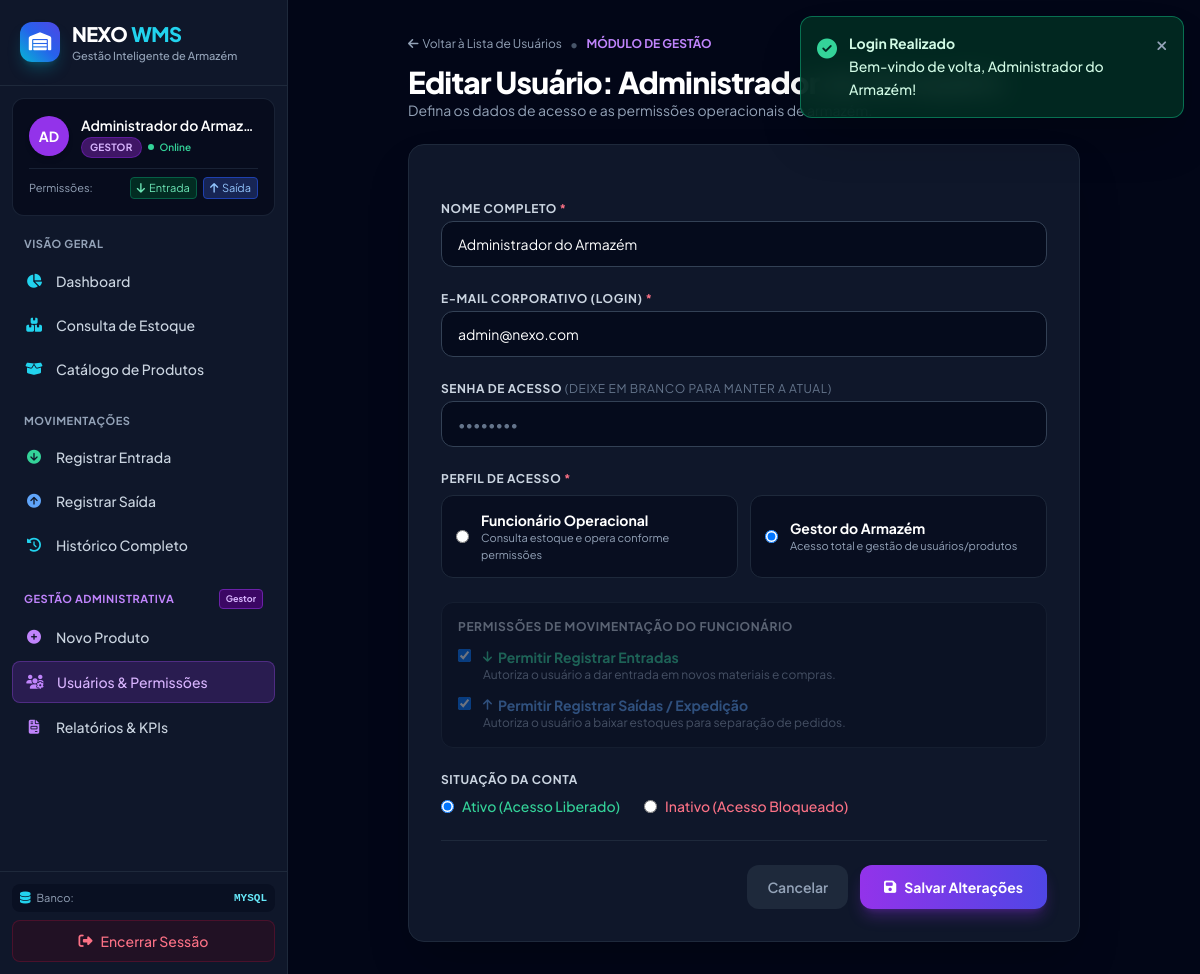
Screenshot of /usuario_form.php?id=1 (signed in) with the database file from the repository.
### tables this page shows
CREATE TABLE IF NOT EXISTS `usuarios` (
  `id` INT AUTO_INCREMENT PRIMARY KEY,
  `nome` VARCHAR(100) NOT NULL,
  `email` VARCHAR(150) NOT NULL UNIQUE,
  `senha` VARCHAR(255) NOT NULL,
  `perfil` ENUM('gestor', 'funcionario') NOT NULL DEFAULT 'funcionario',
  `pode_entrada` TINYINT(1) NOT NULL DEFAULT 1,
  `pode_saida` TINYINT(1) NOT NULL DEFAULT 1,
  `status` ENUM('ativo', 'inativo') NOT NULL DEFAULT 'ativo',
  `created_at` TIMESTAMP DEFAULT CURRENT_TIMESTAMP,
  `updated_at` TIMESTAMP DEFAULT CURRENT_TIMESTAMP ON UPDATE CURRENT_TIMESTAMP
);

### usuario_form.php (the view, shortened to what the rows shown need)
<?php
require_once __DIR__ . '/bd.php';
require_once __DIR__ . '/includes/auth.php';
$id = isset($_GET['id']) ? (int)$_GET['id'] : 0;
$isEdicao = $id > 0;
$usuario = [
    'id'           => 0,
    'nome'         => '',
    'email'        => '',
    'perfil'       => 'funcionario',
    'pode_entrada' => 1,
    'pode_saida'   => 1,
    'status'       => 'ativo'
];
if ($isEdicao) {
    try {
        $stmt = $pdo->prepare("SELECT id, nome, email, perfil, pode_entrada, pode_saida, status FROM usuarios WHERE id = :id LIMIT 1");
        $stmt->execute([':id' => $id]);
        $userFound = $stmt->fetch();
        if ($userFound) {
            $usuario = $userFound;
        } else {
            setToast('error', 'Usuário não localizado no sistema.');
            header('Location: usuarios.php');
            exit;
        }
    } catch (PDOException $e) {
        setToast('error', 'Erro ao consultar dados do usuário.');
        header('Location: usuarios.php');
        exit;
    }
}
require_once __DIR__ . '/includes/header.php';
require_once __DIR__ . '/includes/sidebar.php';
?>
<main class="flex-1 overflow-y-auto bg-slate-950 p-4 sm:p-6 lg:p-8">
    <div class="max-w-2xl mx-auto mb-6">
        <div class="flex items-center gap-2 mb-2">
            <a href="usuarios.php" class="text-xs text-slate-400 hover:text-cyan-400 transition-colors flex items-center gap-1">
            </a>
            <span class="text-slate-600">&bull;</span>
            <span class="text-xs text-purple-400 font-bold uppercase">Módulo de Gestão</span>
        </div>
        <h1 class="text-2xl sm:text-3xl font-extrabold text-white tracking-tight">
            <?= $isEdicao ? 'Editar Usuário: ' . htmlspecialchars($usuario['nome']) : 'Cadastrar Novo Colaborador' ?>
        </h1>
        <p class="text-sm text-slate-400">Defina os dados de acesso e as permissões operacionais de armazém.</p>
    </div>
    <div class="max-w-2xl mx-auto bg-slate-900 border border-slate-800 rounded-2xl p-6 sm:p-8 shadow-2xl">
        <form action="actions/usuario_action.php" method="POST" class="space-y-6">
            <div>
                <label for="nome" class="block text-xs font-bold uppercase tracking-wider text-slate-300 mb-1">
                    Nome Completo <span class="text-rose-400">*</span>
                </label>
                <input type="text" id="nome" name="nome" required
                       value="<?= htmlspecialchars($usuario['nome']) ?>"
                       placeholder="Ex: Carlos Eduardo Silveira"
                       class="w-full px-4 py-3 bg-slate-950/70 border border-slate-700 rounded-xl text-sm text-white placeholder-slate-500 focus:outline-none focus:ring-2 focus:ring-purple-500 focus:border-purple-500 transition-colors">
            </div>
            <div>
                <label for="email" class="block text-xs font-bold uppercase tracking-wider text-slate-300 mb-1">
                    E-mail Corporativo (Login) <span class="text-rose-400">*</span>
                </label>
                <input type="email" id="email" name="email" required
                       value="<?= htmlspecialchars($usuario['email']) ?>"
                       placeholder="colaborador@nexo.com"
                       class="w-full px-4 py-3 bg-slate-950/70 border border-slate-700 rounded-xl text-sm text-white placeholder-slate-500 focus:outline-none focus:ring-2 focus:ring-purple-500 focus:border-purple-500 transition-colors">
            </div>
            <div>
                <div class="grid grid-cols-1 sm:grid-cols-2 gap-3">
                    <label class="flex items-center gap-3 p-3.5 rounded-xl border border-slate-800 bg-slate-950/50 cursor-pointer hover:border-cyan-500/50 transition-colors">
                        <input type="radio" name="perfil" value="funcionario" <?= $usuario['perfil'] === 'funcionario' ? 'checked' : '' ?> onchange="togglePermissoes()" class="text-cyan-600 focus:ring-cyan-500">
                        <div>
                            <span class="text-sm font-bold text-white block">Funcionário Operacional</span>
                            <span class="text-[11px] text-slate-400 block">Consulta estoque e opera conforme permissões</span>
                        </div>
                    </label>
                    <label class="flex items-center gap-3 p-3.5 rounded-xl border border-slate-800 bg-slate-950/50 cursor-pointer hover:border-purple-500/50 transition-colors">
                        <input type="radio" name="perfil" value="gestor" <?= $usuario['perfil'] === 'gestor' ? 'checked' : '' ?> onchange="togglePermissoes()" class="text-purple-600 focus:ring-purple-500">
                        <div>
                            <span class="text-sm font-bold text-white block">Gestor do Armazém</span>
                            <span class="text-[11px] text-slate-400 block">Acesso total e gestão de usuários/produtos</span>
                        </div>
                    </label>
                </div>
            </div>
            <div id="secao-permissoes" class="p-4 rounded-xl bg-slate-950/70 border border-slate-800">
                <div class="space-y-3">
                    <label class="flex items-start gap-3 cursor-pointer">
                        <input type="checkbox" name="pode_entrada" value="1" <?= $usuario['pode_entrada'] ? 'checked' : '' ?> class="mt-0.5 rounded text-emerald-600 focus:ring-emerald-500">
                        <div>
                            <span class="text-sm font-bold text-emerald-400 flex items-center gap-1.5">
                            </span>
                            <span class="text-xs text-slate-400 block">Autoriza o usuário a dar entrada em novos materiais e compras.</span>
                        </div>
                    </label>
                    <label class="flex items-start gap-3 cursor-pointer">
                        <input type="checkbox" name="pode_saida" value="1" <?= $usuario['pode_saida'] ? 'checked' : '' ?> class="mt-0.5 rounded text-blue-600 focus:ring-blue-500">
                        <div>
                            <span class="text-sm font-bold text-blue-400 flex items-center gap-1.5">
                            </span>
                            <span class="text-xs text-slate-400 block">Autoriza o usuário a baixar estoques para separação de pedidos.</span>
                        </div>
                    </label>
                </div>
            </div>
            <div>
                <div class="flex items-center gap-6">
                    <label class="flex items-center gap-2 cursor-pointer">
                        <input type="radio" name="status" value="ativo" <?= $usuario['status'] === 'ativo' ? 'checked' : '' ?> class="text-emerald-600 focus:ring-emerald-500">
                        <span class="text-sm font-medium text-emerald-400">Ativo (Acesso Liberado)</span>
                    </label>
                    <label class="flex items-center gap-2 cursor-pointer">
                        <input type="radio" name="status" value="inativo" <?= $usuario['status'] === 'inativo' ? 'checked' : '' ?> class="text-rose-600 focus:ring-rose-500">
                        <span class="text-sm font-medium text-rose-400">Inativo (Acesso Bloqueado)</span>
                    </label>
                </div>
            </div>
        </form>
    </div>
</main>
<?php require_once __DIR__ . '/includes/footer.php'; ?>

### includes/sidebar.php (shortened to what the rows shown need)
<?php
$user = currentUser();
$isGest = isGestor();
?>
<aside id="main-sidebar" class="fixed inset-y-0 left-0 z-50 w-72 bg-slate-900 border-r border-slate-800 flex flex-col transform -translate-x-full md:translate-x-0 md:static md:z-0 transition-transform duration-300 ease-in-out">
    <div class="p-5 border-b border-slate-800 flex items-center justify-between">
        <div class="flex items-center gap-3">
            <div>
                <h1 class="font-black text-xl tracking-tight text-white flex items-center gap-1">
                    NEXO<span class="text-cyan-400">WMS</span>
                </h1>
            </div>
        </div>
    </div>
    <div class="p-4 mx-3 my-3 rounded-xl bg-slate-950/60 border border-slate-800/80">
        <div class="flex items-center gap-3">
            <div class="w-10 h-10 rounded-full <?= $isGest ? 'bg-purple-600' : 'bg-cyan-600' ?> flex items-center justify-center text-white font-bold text-sm shadow-md">
                <?= strtoupper(substr($user['nome'] ?? 'U', 0, 2)) ?>
            </div>
            <div class="min-w-0 flex-1">
                <p class="text-sm font-semibold text-white truncate"><?= htmlspecialchars($user['nome'] ?? '') ?></p>
                <div class="flex items-center gap-1.5 mt-0.5">
                    <span class="text-[10px] px-2 py-0.5 rounded-full font-bold uppercase tracking-wide <?= $isGest ? 'bg-purple-900/70 text-purple-300 border border-purple-700/50' : 'bg-cyan-900/70 text-cyan-300 border border-cyan-700/50' ?>">
                    </span>
                    <span class="w-1.5 h-1.5 rounded-full bg-emerald-400 animate-pulse"></span>
                    <span class="text-[10px] text-emerald-400 font-semibold">Online</span>
                </div>
            </div>
        </div>
    </div>
</aside>

### rows the page displays
usuarios: nome "AD", nome "Administrador do Armaz…", nome "Administrador…", nome "Administrador do Armazém", email "admin@nexo.com", perfil "☐ Funcionário Operacional Consul", perfil "☑ Gestor do Armazém Acesso total", pode_entrada "☑", pode_saida "☑", status "☑ Ativo (Acesso Liberado)", status "☐ Inativo (Acesso Bloqueado)"

### other values shown
$toast['title'] "Login Realizado"
$toast['message'] "Bem-vindo de volta, Administrador do Armazém!"
$GLOBALS['DB_DRIVER'] "MYSQL"
